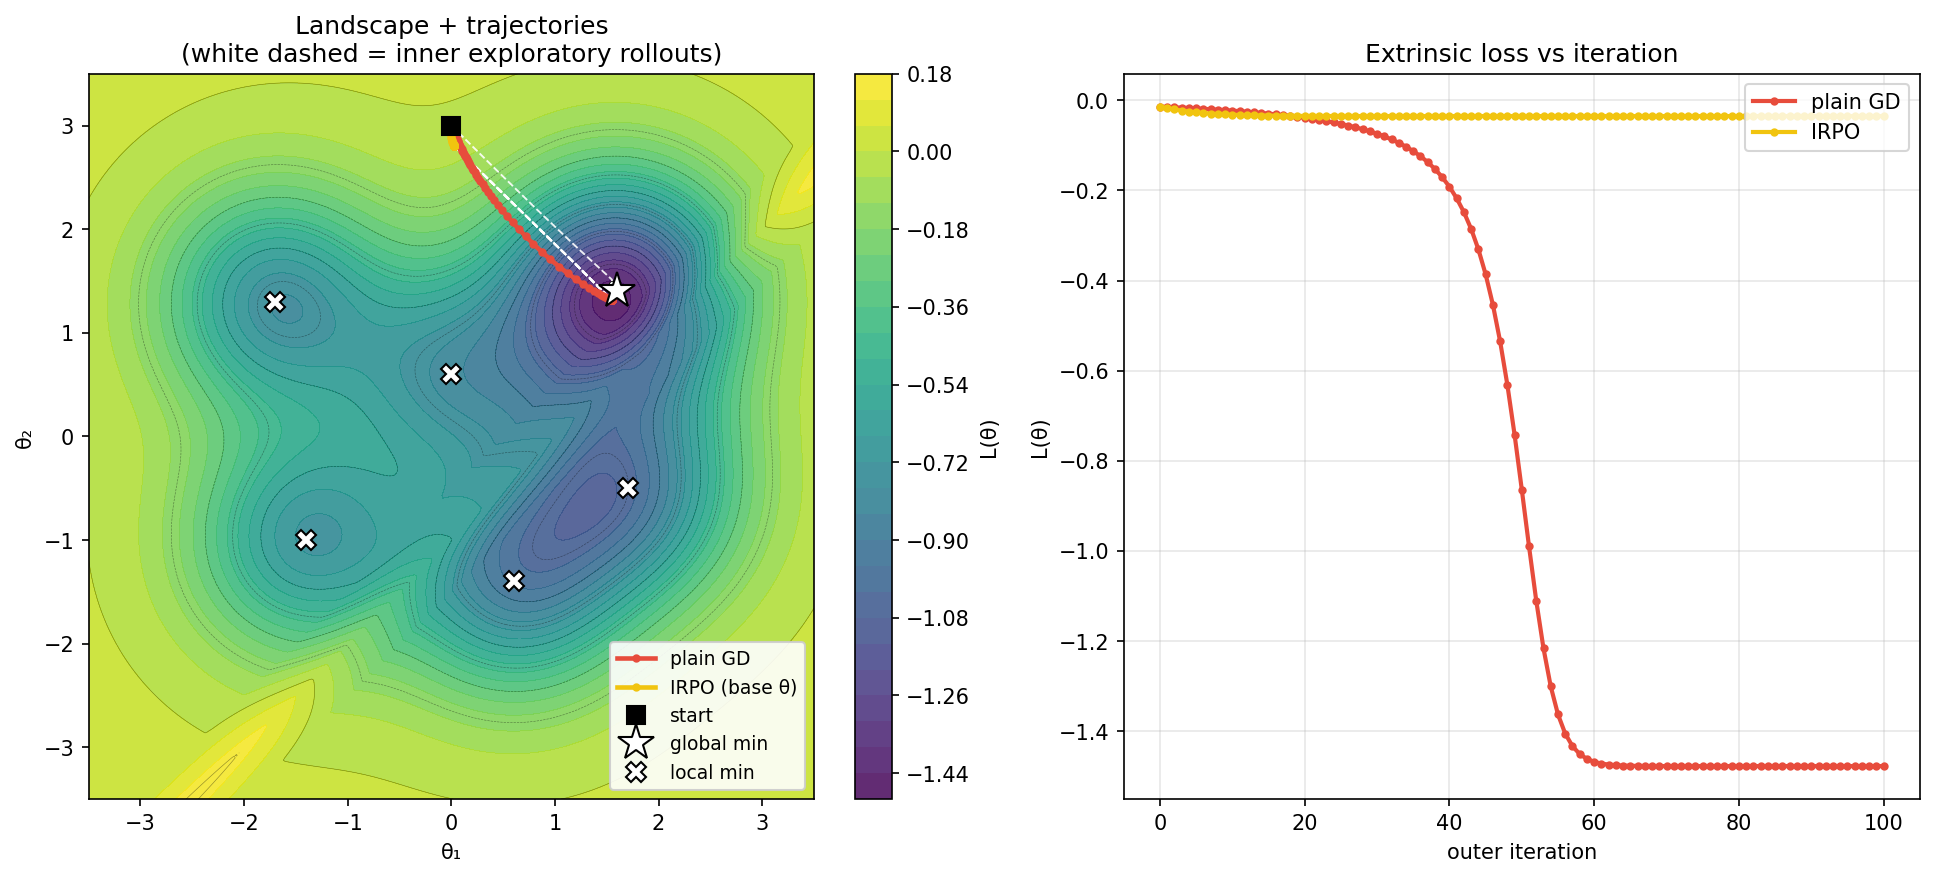

The script that saved this image:
"""
Toy visualization of the IRPO mechanism on a 2D non-convex smooth loss.

We strip IRPO down to the essentials:
  * parameters theta in R^2
  * extrinsic loss L(theta): smooth, non-convex, with a shallow local min and a
    deeper global min
  * intrinsic loss L_int(theta) = -L(theta)
  * inner "exploratory" rollout: K gradient steps on L_int (ascends L,
    escaping the local basin)
  * outer (base) gradient: chain-rule backprop through the inner rollout,
    exactly as in policy/irpo.py :: backprop

We compare plain GD on L against IRPO's base update on the same starting point
(inside a local basin) and plot:
  1) the loss landscape with both trajectories,
  2) the inner rollout fans at a few outer iterations,
  3) L vs outer iteration for both methods.

Run:
    python visuals/irpo_escape_toy.py
"""

from __future__ import annotations

from copy import deepcopy
from typing import List, Tuple

import matplotlib.pyplot as plt
import numpy as np
import torch
from torch.autograd import grad


# -------- loss landscape --------------------------------------------------


# Each tuple: (center_x, center_y, amplitude). The well with the largest
# amplitude is the global minimum of L; the others are local minima.
WELLS: List[Tuple[float, float, float]] = [
    (1.6, 1.4, 1.40),  # <-- global min
    (-1.7, 1.3, 0.75),
    (-1.4, -1.0, 0.70),
    (0.6, -1.4, 0.80),
    (1.7, -0.5, 0.85),
    (0.0, 0.6, 0.65),
]
SIGMA = 0.75
BOWL_COEF = 0.001  # A small non-zero value to make the landscape almost flat but still connected.

# Non-smooth ridge — a tent-shaped "wall" along the line x - y = RIDGE_CENTER.
# L picks up a + RIDGE_HEIGHT * relu(RIDGE_HALF_WIDTH - |x - y - RIDGE_CENTER|)
# term, which is piecewise-linear: zero outside the strip, rising linearly
# toward the crest.  The gradient flips sign abruptly across the crest and
# vanishes outside the strip — a drastic, non-smooth feature the optimizer has
# to deal with on the way to the global well.
RIDGE_CENTER = 1.0
RIDGE_HALF_WIDTH = 0.5
RIDGE_HEIGHT = 0.3

# Multi-option IRPO: each "option" corresponds to a different intrinsic reward
# in the real algorithm (policy/irpo.py: num_options).  In the toy we model
# this as a fixed directional drift added to every inner (exploratory) step,
# so different options push the rollout into different halves of parameter
# space.  After all options have rolled out, we pick the one whose final θ_K
# has the lowest extrinsic L — argmax aggregation by performance gain (see
# policy/irpo.py:277 greedy_idx and :296-298 aggregation_method="argmax").
NUM_OPTIONS = 8
_opt_angles = np.linspace(0.0, 2.0 * np.pi, NUM_OPTIONS, endpoint=False)
OPTION_DIRS = np.stack([np.cos(_opt_angles), np.sin(_opt_angles)], axis=1)
OPTION_BIAS = 0.6  # per-step drift magnitude; larger ⇒ wider exploration fan

# Gradient-evaluation noise.  Mirrors IRPO's `noise_std` (see policy/irpo.py).
# Disabled by default — the story here is landscape non-smoothness, not sample
# noise.  Bump above 0 to add stochastic-policy-style noise on top.
NOISE_STD = 0.0


def _noisy_grad(
    loss: torch.Tensor, theta: torch.Tensor, create_graph: bool = False
) -> torch.Tensor:
    """grad(loss, theta) with additive iid Gaussian noise.

    The noise is detached, so it does not contribute to the downstream autograd
    graph — the Hessian-vector product used in IRPO's chain-rule backprop is
    still the true Hessian, while the forward rollout sees noisy gradients
    (just like a stochastic policy-gradient method in RL).
    """
    g = grad(loss, theta, create_graph=create_graph)[0]
    if NOISE_STD > 0:
        g = g + (NOISE_STD * torch.randn_like(g)).detach()
    return g


def L(theta: torch.Tensor) -> torch.Tensor:
    """Multi-well landscape + a very weak quadratic bowl + one non-smooth tent-ridge.

    The Gaussian part is smooth and non-convex with multiple local minima at
    WELLS (global = largest amplitude).  The ridge term is piecewise-linear
    (relu ∘ abs), giving a crease where the gradient changes abruptly — a
    non-smooth "valley-and-hill" obstacle between the start and the global
    well.
    """
    x, y = theta[0], theta[1]
    val = BOWL_COEF * (x**2 + y**2)
    for cx, cy, amp in WELLS:
        val = val - amp * torch.exp(-((x - cx) ** 2 + (y - cy) ** 2) / (2 * SIGMA**2))
    val = val + RIDGE_HEIGHT * torch.relu(
        RIDGE_HALF_WIDTH - torch.abs(x - y - RIDGE_CENTER)
    )
    return val


def L_int(theta: torch.Tensor) -> torch.Tensor:
    return -L(theta)


# -------- IRPO-style update ----------------------------------------------


def irpo_step(
    theta0: torch.Tensor,
    inner_lr: float,
    K: int,
    option_drift: torch.Tensor = None,
) -> Tuple[torch.Tensor, List[torch.Tensor]]:
    """One IRPO update for a single option.

    Mirrors policy/irpo.py:
      * K-1 inner steps on L_int  (exploratory phase; irpo uses int advantages
        for the non-final inner updates)
      * final inner step uses the extrinsic gradient
      * backprop through the inner chain via grad(..., grad_outputs=grads)

    ``option_drift`` is added to every non-final inner step as a constant
    direction bias — this is how we model different intrinsic rewards pushing
    the exploratory policy in different directions.  Being constant in θ, it
    contributes zero to the Hessian chain, so the meta-gradient backprop is
    unaffected.
    """
    thetas: List[torch.Tensor] = [theta0.detach().clone().requires_grad_(True)]
    grads_per_step: List[torch.Tensor] = []

    for j in range(K):
        last_step = j == K - 1
        loss = L(thetas[-1]) if last_step else L_int(thetas[-1])
        g = _noisy_grad(loss, thetas[-1], create_graph=True)
        grads_per_step.append(g)
        step = -inner_lr * g
        if (not last_step) and (option_drift is not None):
            step = step + option_drift.detach()
        thetas.append(thetas[-1] + step)

    # Chain-rule backprop (see policy/irpo.py :: backprop).  option_drift is
    # a constant in θ so it drops out of d/dθ; the recursion below is the
    # same as in the unbiased case.
    grads = grads_per_step[-1]
    for j in reversed(range(K - 1)):
        Hv = grad(grads_per_step[j], thetas[j], grad_outputs=grads, retain_graph=True)[
            0
        ]
        grads = grads - inner_lr * Hv

    rollout = [t.detach().clone() for t in thetas]
    return grads.detach(), rollout


def irpo_step_multi(
    theta0: torch.Tensor,
    inner_lr: float,
    K: int,
) -> Tuple[torch.Tensor, List[torch.Tensor], List[List[torch.Tensor]], int]:
    """Run NUM_OPTIONS parallel exploratory rollouts and pick the best.

    Selection: argmax over extrinsic performance at the rollout endpoint θ_K,
    i.e. the option with the lowest L(θ_K) wins.  This is the same greedy
    aggregation used in policy/irpo.py when temperature → 0.
    """
    best_L = float("inf")
    best_grad: torch.Tensor = None
    best_rollout: List[torch.Tensor] = None
    best_idx = 0
    all_rollouts: List[List[torch.Tensor]] = []
    for m in range(NUM_OPTIONS):
        drift = torch.tensor(OPTION_BIAS * OPTION_DIRS[m], dtype=torch.float64)
        g, rollout = irpo_step(theta0, inner_lr, K, option_drift=drift)
        all_rollouts.append(rollout)
        L_K = L(rollout[-1]).item()
        if L_K < best_L:
            best_L = L_K
            best_grad = g
            best_rollout = rollout
            best_idx = m
    return best_grad, best_rollout, all_rollouts, best_idx


# -------- experiment ------------------------------------------------------


def run_gd(theta0: np.ndarray, lr: float, n_iters: int) -> np.ndarray:
    theta = torch.tensor(theta0, dtype=torch.float64)
    path = [theta.numpy().copy()]
    for _ in range(n_iters):
        t = theta.clone().requires_grad_(True)
        g = _noisy_grad(L(t), t)
        theta = theta - lr * g.detach()
        path.append(theta.numpy().copy())
    return np.array(path)


def run_irpo(
    theta0: np.ndarray,
    outer_lr: float,
    inner_lr: float,
    K: int,
    n_iters: int,
) -> Tuple[np.ndarray, List[List[np.ndarray]]]:
    theta = torch.tensor(theta0, dtype=torch.float64)
    path = [theta.numpy().copy()]
    rollouts: List[List[np.ndarray]] = []
    for _ in range(n_iters):
        result = irpo_step_multi(theta, inner_lr=inner_lr, K=K)
        g, rollout = result[0], result[1]
        rollouts.append([t.numpy() for t in rollout])
        theta = theta - outer_lr * g
        path.append(theta.numpy().copy())
    return np.array(path), rollouts


def loss_curve(path: np.ndarray) -> np.ndarray:
    with torch.no_grad():
        return np.array([L(torch.tensor(p, dtype=torch.float64)).item() for p in path])


# -------- plotting --------------------------------------------------------


def _plot_wells(ax) -> None:
    """Mark every well on the landscape: largest-amplitude = global, rest = local."""
    global_idx = int(np.argmax([amp for _, _, amp in WELLS]))
    first_local_idx = 0 if global_idx != 0 else 1
    for i, well in enumerate(WELLS):
        cx, cy = well[0], well[1]
        if i == global_idx:
            ax.plot(
                cx,
                cy,
                "*",
                color="white",
                markersize=18,
                markeredgecolor="black",
                label="global min",
            )
        else:
            ax.plot(
                cx,
                cy,
                "X",
                color="white",
                markersize=10,
                markeredgecolor="black",
                label="local min" if i == first_local_idx else None,
            )


def plot(
    gd_path: np.ndarray,
    irpo_path: np.ndarray,
    irpo_rollouts: List[List[np.ndarray]],
    out_path: str,
) -> None:
    # contour grid
    xs = np.linspace(-3.5, 3.5, 300)
    ys = np.linspace(-3.5, 3.5, 300)
    X, Y = np.meshgrid(xs, ys)
    pts = torch.tensor(np.stack([X.ravel(), Y.ravel()], axis=1), dtype=torch.float64)
    with torch.no_grad():
        Z = np.array([L(p).item() for p in pts]).reshape(X.shape)

    fig = plt.figure(figsize=(14, 6))
    gs = fig.add_gridspec(1, 2, width_ratios=[1.3, 1.0])

    # ---- left: landscape + trajectories -----------------------------------
    ax = fig.add_subplot(gs[0, 0])
    cf = ax.contourf(X, Y, Z, levels=30, cmap="viridis", alpha=0.85)
    ax.contour(X, Y, Z, levels=15, colors="k", linewidths=0.3, alpha=0.4)
    fig.colorbar(cf, ax=ax, fraction=0.046, pad=0.04, label="L(θ)")

    # show a few inner rollouts (thin dashed lines) to make the "climb uphill"
    # step visible.  Pick ~6 outer iterations evenly across the run.
    n = len(irpo_rollouts)
    show_idx = np.linspace(0, n - 1, min(8, n)).astype(int)
    for idx in show_idx:
        r = np.array(irpo_rollouts[idx])
        ax.plot(r[:, 0], r[:, 1], "--", color="white", linewidth=0.9, alpha=0.9)
        ax.plot(
            r[-1, 0],
            r[-1, 1],
            "o",
            color="white",
            markersize=3,
            markeredgecolor="black",
            markeredgewidth=0.4,
        )

    ax.plot(
        gd_path[:, 0],
        gd_path[:, 1],
        "-",
        color="#e74c3c",
        linewidth=2.2,
        label="plain GD",
        marker="o",
        markersize=3,
    )
    ax.plot(
        irpo_path[:, 0],
        irpo_path[:, 1],
        "-",
        color="#f1c40f",
        linewidth=2.2,
        label="IRPO (base θ)",
        marker="o",
        markersize=3,
    )

    ax.plot(
        gd_path[0, 0], gd_path[0, 1], "s", color="black", markersize=9, label="start"
    )
    _plot_wells(ax)

    ax.set_xlim(-3.5, 3.5)
    ax.set_ylim(-3.5, 3.5)
    ax.set_xlabel("θ₁")
    ax.set_ylabel("θ₂")
    ax.set_title(
        "Landscape + trajectories\n(white dashed = inner exploratory rollouts)"
    )
    ax.legend(loc="lower right", fontsize=9, framealpha=0.9)
    ax.set_aspect("equal")

    # ---- right: loss vs outer iteration -----------------------------------
    ax2 = fig.add_subplot(gs[0, 1])
    ax2.plot(
        loss_curve(gd_path),
        color="#e74c3c",
        linewidth=2,
        label="plain GD",
        marker="o",
        markersize=3,
    )
    ax2.plot(
        loss_curve(irpo_path),
        color="#f1c40f",
        linewidth=2,
        label="IRPO",
        marker="o",
        markersize=3,
    )
    ax2.set_xlabel("outer iteration")
    ax2.set_ylabel("L(θ)")
    ax2.set_title("Extrinsic loss vs iteration")
    ax2.legend(loc="upper right")
    ax2.grid(alpha=0.3)

    plt.tight_layout()
    plt.savefig(out_path, dpi=150, bbox_inches="tight")
    print(f"saved {out_path}")


def plot_K_sweep(
    gd_path: np.ndarray,
    irpo_results: List[Tuple[int, np.ndarray, List[List[np.ndarray]]]],
    out_path: str,
) -> None:
    """Left: landscape with one trajectory per K.  Right: L vs iter, one line per K."""
    xs = np.linspace(-3.5, 3.5, 300)
    ys = np.linspace(-3.5, 3.5, 300)
    X, Y = np.meshgrid(xs, ys)
    pts = torch.tensor(np.stack([X.ravel(), Y.ravel()], axis=1), dtype=torch.float64)
    with torch.no_grad():
        Z = np.array([L(p).item() for p in pts]).reshape(X.shape)

    cmap = plt.get_cmap("plasma")
    Ks = [k for k, _, _ in irpo_results]
    color_for = {k: cmap(i / max(1, len(Ks) - 1)) for i, k in enumerate(Ks)}

    fig = plt.figure(figsize=(14, 6))
    gs = fig.add_gridspec(1, 2, width_ratios=[1.3, 1.0])

    # ---- left: landscape + per-K base trajectories ------------------------
    ax = fig.add_subplot(gs[0, 0])
    cf = ax.contourf(X, Y, Z, levels=30, cmap="viridis", alpha=0.85)
    ax.contour(X, Y, Z, levels=15, colors="k", linewidths=0.3, alpha=0.4)
    fig.colorbar(cf, ax=ax, fraction=0.046, pad=0.04, label="L(θ)")

    ax.plot(
        gd_path[:, 0],
        gd_path[:, 1],
        "-",
        color="#e74c3c",
        linewidth=1.8,
        alpha=0.9,
        label="plain GD (K=0)",
        marker="o",
        markersize=2.5,
    )

    for K, irpo_path, _ in irpo_results:
        ax.plot(
            irpo_path[:, 0],
            irpo_path[:, 1],
            "-",
            color=color_for[K],
            linewidth=2.0,
            label=f"IRPO K={K}",
            marker="o",
            markersize=3,
        )

    ax.plot(
        gd_path[0, 0], gd_path[0, 1], "s", color="black", markersize=9, label="start"
    )
    _plot_wells(ax)

    ax.set_xlim(-3.5, 3.5)
    ax.set_ylim(-3.5, 3.5)
    ax.set_xlabel("θ₁")
    ax.set_ylabel("θ₂")
    ax.set_title("Base-policy trajectory vs num_exp_updates K")
    ax.legend(loc="lower right", fontsize=8, framealpha=0.9)
    ax.set_aspect("equal")

    # ---- right: L vs iter per K ------------------------------------------
    ax2 = fig.add_subplot(gs[0, 1])
    ax2.plot(
        loss_curve(gd_path),
        color="#e74c3c",
        linewidth=1.8,
        label="plain GD (K=0)",
        marker="o",
        markersize=2.5,
    )
    for K, irpo_path, _ in irpo_results:
        ax2.plot(
            loss_curve(irpo_path),
            color=color_for[K],
            linewidth=2,
            label=f"IRPO K={K}",
            marker="o",
            markersize=3,
        )
    ax2.set_xlabel("outer iteration")
    ax2.set_ylabel("L(θ)")
    ax2.set_title("Extrinsic loss vs iteration, per K")
    ax2.legend(loc="upper right", fontsize=8)
    ax2.grid(alpha=0.3)

    plt.tight_layout()
    plt.savefig(out_path, dpi=150, bbox_inches="tight")
    print(f"saved {out_path}")


# -------- main ------------------------------------------------------------


def main():
    torch.manual_seed(0)
    np.random.seed(0)

    # Start inside the shallow local basin, slightly off-center so there is
    # a non-zero gradient signal (at the exact well center ∇L ≈ 0, which is a
    # degenerate starting point for both methods).
    theta0 = np.array([0.0, 3.0])

    n_iters = 100
    outer_lr = 0.1
    inner_lr = 0.1

    # --- figure 1: single K, with inner rollouts shown ---------------------
    K = 5
    gd_path = run_gd(theta0, lr=outer_lr, n_iters=n_iters)
    irpo_path, irpo_rollouts = run_irpo(
        theta0,
        outer_lr=outer_lr,
        inner_lr=inner_lr,
        K=K,
        n_iters=n_iters,
    )
    print(f"final L — plain GD       : {L(torch.tensor(gd_path[-1])).item():+.4f}")
    print(f"final L — IRPO (K={K})    : {L(torch.tensor(irpo_path[-1])).item():+.4f}")
    plot(gd_path, irpo_path, irpo_rollouts, "visuals/irpo_escape_toy.png")

    # --- figure 2: sweep over K --------------------------------------------
    # K=2 is the minimum IRPO allows (see policy/irpo.py: assert num_exp_updates >= 2).
    Ks = [5, 10]  # , 15, 20]
    irpo_results: List[Tuple[int, np.ndarray, List[List[np.ndarray]]]] = []
    for K in Ks:
        # Re-seed for each K so the starting conditions are identical; the only
        # thing that changes is the number of inner steps.
        torch.manual_seed(0)
        np.random.seed(0)
        path, rollouts = run_irpo(
            theta0,
            outer_lr=outer_lr,
            inner_lr=inner_lr,
            K=K,
            n_iters=n_iters,
        )
        final = L(torch.tensor(path[-1])).item()
        print(f"final L — IRPO (K={K:>2}) : {final:+.4f}")
        irpo_results.append((K, path, rollouts))

    plot_K_sweep(gd_path, irpo_results, "visuals/irpo_escape_K_sweep.png")


if __name__ == "__main__":
    main()
